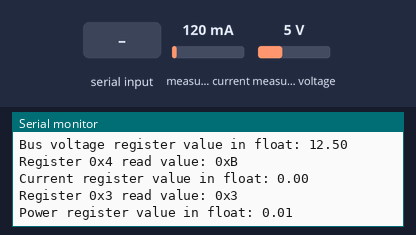
The sketch below on a simulated Arduino Uno, built with avr-gcc and run on an emulated ATmega328P. On the bench: the last lines printed to the serial monitor. Wiring (inferred from the names in the program): INA219 current sensor at I2C address 0x40. Inputs (shaded band) come from the test bench; at power-on: measured current 120 mA, measured voltage 5 V.

Above: at 2.2 s.
2.3 s: "Voltage 1\n" received over the second serial link
At 3.5 s:
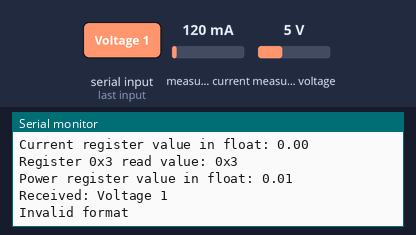
3.8 s: "Current 1\n" received over the second serial link
At 4.9 s:
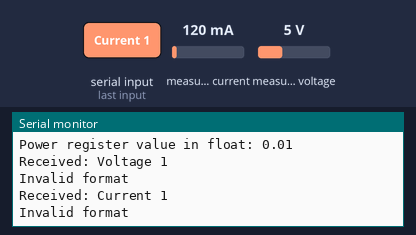
5.3 s: "Power 1\n" received over the second serial link
At 5.9 s:
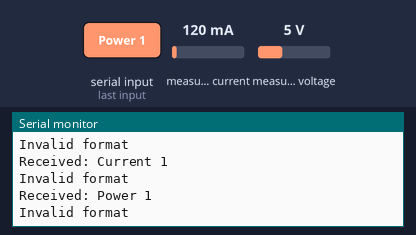
6.8 s: "Voltage\n" received over the second serial link
At 8.0 s:
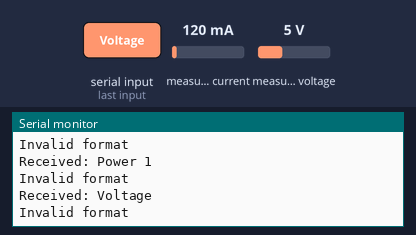
8.3 s: "Current\n" received over the second serial link
At 9.4 s:
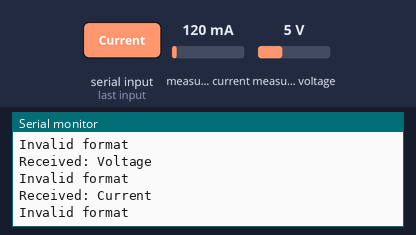
9.8 s: "Power\n" received over the second serial link
At 10.5 s:
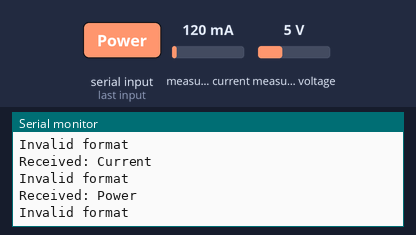

The sketch:

NanoCode.ino
```cpp
#include <Wire.h>
#include <SoftwareSerial.h>

//----------------------DEFINING VARIABLES--------------------//

#define INA232_ADDRESS 0x40 // 7-bit I2C address

#define CONFIGURATION_REGISTER_address 0x00
#define CONFIGURATION_REGISTER_value 0x5121 //0100011111111011
#define CALIBRATION_REGISTER_address 0x05
#define CALIBRATION_REGISTER_value 0x0026
#define SHUNT_VOLTAGE_REGISTER_address 0x01
#define BUS_VOLTAGE_REGISTER_address 0x02
#define POWER_REGISTER_address 0x03
#define CURRENT_REGISTER_address 0x04
#define ID_address 0x3E
// Declare variables
uint16_t SHUNT_VOLTAGE_REGISTER_value = 0x0000;
uint16_t BUS_VOLTAGE_REGISTER_value = 0x0000;
uint16_t POWER_REGISTER_value = 0x0000;
uint16_t CURRENT_REGISTER_value = 0x0000;
float val;
// Function prototypes
void configureINA232();
uint16_t readRegister(uint8_t reg);
float readShuntVoltage();
float readBusVoltage();
float readCurrent();
float readPower();
float readID();
float reader();
String SHUNT_VOLTAGE_REGISTER_value_str();
String BUS_VOLTAGE_REGISTER_value_str();
String CURRENT_REGISTER_value_str();
String POWER_REGISTER_value_str();
void myTest();

bool testComplete;

SoftwareSerial mySerial(7, 8); // RX, TX

//----------------------DEFINING FUNCTIONS--------------------//

void setup() {
    testComplete = false;
    Wire.begin();
    Serial.begin(9600);
    mySerial.begin(9600);
    configureINA232();
    delay(1000);
}

void loop() {
    if (testComplete == false) {
        myTest();
        testComplete = true;
    }

    if (mySerial.available()) {
        String incoming = mySerial.readStringUntil('\n');
        incoming.trim();
        Serial.print("Received: ");
        Serial.println(incoming);

        int firstSpace = incoming.indexOf(' ');
        int secondSpace = incoming.indexOf(' ', firstSpace + 1);
        if (firstSpace == -1 || secondSpace == -1) {
            Serial.println("Invalid format");
            return;
        }

        String batteryNumStr = incoming.substring(0, firstSpace);
        int batteryNum = batteryNumStr.toInt();
        String measType = incoming.substring(firstSpace + 1, secondSpace);
        String numberPart = incoming.substring(secondSpace + 1);
        int count = numberPart.toInt();

        if (measType == "Voltage") {
            Serial.println("Measurement Type: Voltage");
            Serial.println("Voltage: " + String(readCurrent(), 2) + " V");
            Serial.println("Shunt Voltage: " + SHUNT_VOLTAGE_REGISTER_value_str() + " V");
            Serial.println("Bus Voltage: " + BUS_VOLTAGE_REGISTER_value_str() + " V");
        } else if (measType == "Current") {
            Serial.println("Measurement Type: Current");
            Serial.println("Current: " + CURRENT_REGISTER_value_str() + " A");
        } else if (measType == "Power") {
            Serial.println("Measurement Type: Power");
            Serial.println("Power: " + POWER_REGISTER_value_str() + " W");
        } else {
            Serial.println("Invalid measurement type");
            return;
        }

        String fullResponse = "";
        for (int i = 0; i < count; ++i) {
            //float val = random(10, 100) / 100.0;
            fullResponse += String(reader(measType), 2);
            if (i < count - 1) fullResponse += " ";
        }

        Serial.println("Sending response: " + fullResponse);

        const int chunkSize = 60;
        int start = 0;
        while (start < fullResponse.length()) {
            String chunk = fullResponse.substring(start, start + chunkSize);
            mySerial.println(chunk);
            delay(20);
            start += chunkSize;
        }

        Serial.println("All chunks sent");
    }
}

// Configure INA232
void configureINA232() {
    Serial.println("The 232 we are writing to for setup in hex: " + String(INA232_ADDRESS, HEX));

    // Write configuration register
    Wire.beginTransmission(INA232_ADDRESS);
    Wire.write(CONFIGURATION_REGISTER_address);
    Wire.write((CONFIGURATION_REGISTER_value >> 8) & 0xFF);
    Wire.write(CONFIGURATION_REGISTER_value & 0xFF);
    Wire.endTransmission();
    Serial.println("Config register written: 0x" + String(CONFIGURATION_REGISTER_value, HEX));

    // Write calibration register
    Wire.beginTransmission(INA232_ADDRESS);
    Wire.write(CALIBRATION_REGISTER_address);
    Wire.write((CALIBRATION_REGISTER_value >> 8) & 0xFF);
    Wire.write(CALIBRATION_REGISTER_value & 0xFF);
    Wire.endTransmission();
    Serial.println("Calib register written: 0x" + String(CALIBRATION_REGISTER_value, HEX));
}

// Read 16-bit register from INA232
uint16_t readRegister(uint8_t reg) {
    Wire.beginTransmission(INA232_ADDRESS);
    Wire.write(reg);
    Wire.endTransmission(false); // Use repeated start
    Wire.requestFrom((uint8_t)INA232_ADDRESS, (uint8_t)2); // Explicit cast to uint8_t

    if (Wire.available() < 2) {
        Serial.println("Failed to read from register: 0x" + String(reg, HEX));
        return 0xFFFF; // Return an error value
    }

    uint8_t msb = Wire.read();
    uint8_t lsb = Wire.read();
    uint16_t val = (msb << 8) | lsb;
    Serial.print("Register 0x");
    Serial.print(reg, HEX);
    Serial.print(" read value: 0x");
    Serial.println(val, HEX);
    return val;
}


// Read shunt voltage in volts
float readShuntVoltage() {
    SHUNT_VOLTAGE_REGISTER_value = readRegister(SHUNT_VOLTAGE_REGISTER_address);
    SHUNT_VOLTAGE_REGISTER_value = SHUNT_VOLTAGE_REGISTER_value * 0.00013 * 0.74;
    if(SHUNT_VOLTAGE_REGISTER_value > 7){
     SHUNT_VOLTAGE_REGISTER_value = SHUNT_VOLTAGE_REGISTER_value - 3;
    }
    return SHUNT_VOLTAGE_REGISTER_value;

}

// Read bus voltage in volts
float readBusVoltage() {
    BUS_VOLTAGE_REGISTER_value = readRegister(BUS_VOLTAGE_REGISTER_address);
    return BUS_VOLTAGE_REGISTER_value * 0.00125;
}

// Read current in amps
float readCurrent() {
    const float current_lsb = 0.000134277;
    CURRENT_REGISTER_value = readRegister(CURRENT_REGISTER_address);
    return CURRENT_REGISTER_value * current_lsb;
}

// Read power in watts
float readPower() {
    const float current_lsb = 0.000134277;
    POWER_REGISTER_value = readRegister(POWER_REGISTER_address);
    return POWER_REGISTER_value * current_lsb * 32;

}

float readID(){
    return readRegister(ID_address);
}

// String converters
//String SHUNT_VOLTAGE_REGISTER_value_str() {
 //   return String(readShuntVoltage(), 2);
//}

String SHUNT_VOLTAGE_REGISTER_value_str() {
    const int numReadings = 10; // Number of readings to average
    float total = 0.0;

    // Take multiple readings and calculate the total
    for (int i = 0; i < numReadings; i++) {
        total += readShuntVoltage();
        delay(10); // Small delay between readings (optional)
    }

    // Calculate the average
    float average = total / numReadings;

    // Return the average as a string with 2 decimal places
    return String(average, 2);
}

String BUS_VOLTAGE_REGISTER_value_str() {
    return String(readBusVoltage(), 2);
}

String CURRENT_REGISTER_value_str() {
    return String(readCurrent(), 2);
}

String POWER_REGISTER_value_str() {
    return String(readPower(), 2);
}

String readID_str(){
    return String(((char)readID()), 2);
}
float reader(String meas){
    float return_val;
if (meas == "Voltage") {
            Serial.println("Measurement Type: Voltage");
            return_val = readShuntVoltage();
        } else if (meas == "Current") {
            return_val = readCurrent();
        } else if (meas == "Power") {
            return_val = readPower();
        } else {
            Serial.println("Invalid measurement type");
            return_val = 0;
        }
        return return_val;
        }

// Debug/test output
void myTest() {
    Serial.println("Device ID: " + readID_str());
    Serial.println("Shunt voltage register value in float: " + SHUNT_VOLTAGE_REGISTER_value_str());
    Serial.println("Bus voltage register value in float: " + BUS_VOLTAGE_REGISTER_value_str());
    Serial.println("Current register value in float: " + CURRENT_REGISTER_value_str());
    Serial.println("Power register value in float: " + POWER_REGISTER_value_str());
}
```

Measured:
- after the input at 2.3 s, the serial monitor: prints a new line at once (image 1)
- after the input at 3.8 s, the serial monitor: prints a new line at once (image 2)
- after the input at 5.3 s, the serial monitor: prints a new line at once (image 3)
- after the input at 6.8 s, the serial monitor: prints a new line at once (image 4)
- after the input at 8.3 s, the serial monitor: prints a new line at once (image 5)
- after the input at 9.8 s, the serial monitor: prints a new line at once (image 6)
